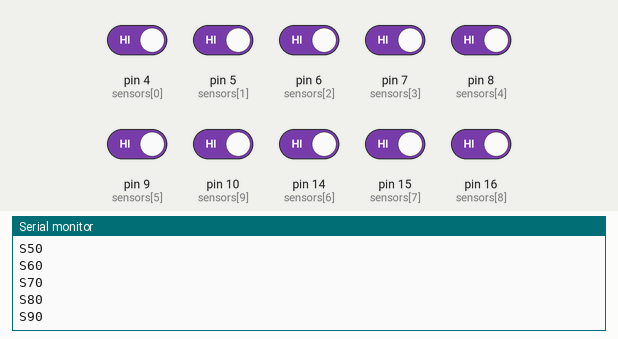
A sketch run on a simulated Arduino Uno, built with avr-gcc and run on an emulated ATmega328P. Shown: the last lines printed to the serial monitor. The inputs (shaded band) are chosen by the test bench; at power-on: pin 4 (sensors[0]), pin 5 (sensors[1]), pin 6 (sensors[2]), pin 7 (sensors[3]), pin 8 (sensors[4]), pin 9 (sensors[5]), pin 10 (sensors[9]), pin 14 (sensors[6]), pin 15 (sensors[7]), pin 16 (sensors[8]) HIGH.

Above: at 1.2 s.
1.3 s: pin 4 (sensors[0]) driven LOW
At 2.5 s:
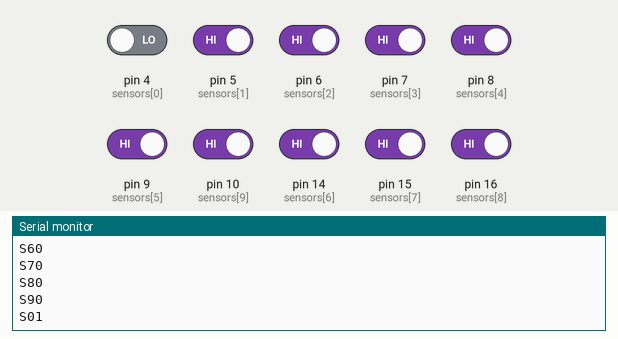
2.8 s: pin 5 (sensors[1]) driven LOW
At 3.7 s:
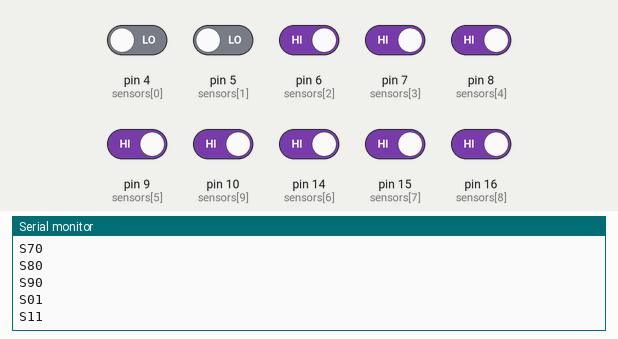
4.3 s: pin 6 (sensors[2]) driven LOW
At 4.8 s:
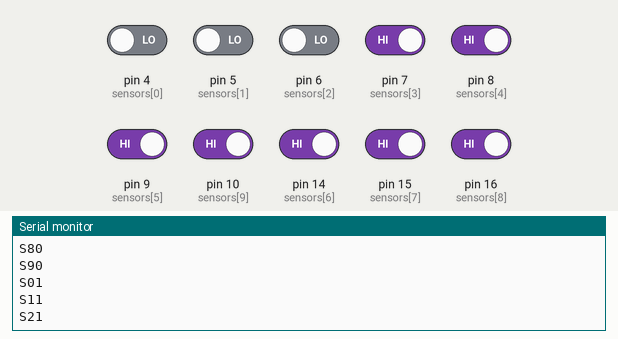
5.8 s: pin 7 (sensors[3]) driven LOW
At 7.0 s:
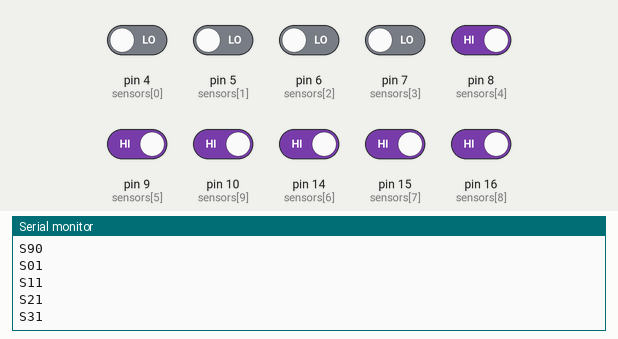
7.3 s: pin 8 (sensors[4]) driven LOW
At 8.3 s:
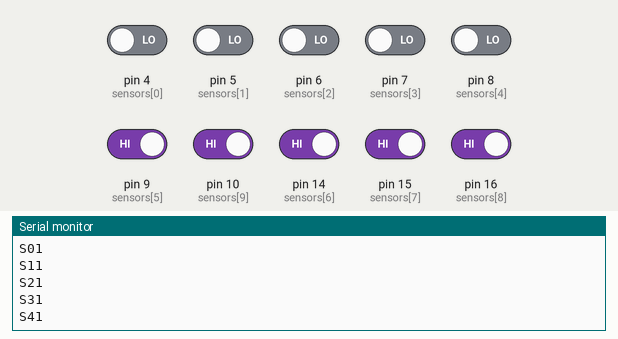
8.8 s: pin 9 (sensors[5]) driven LOW
At 9.4 s:
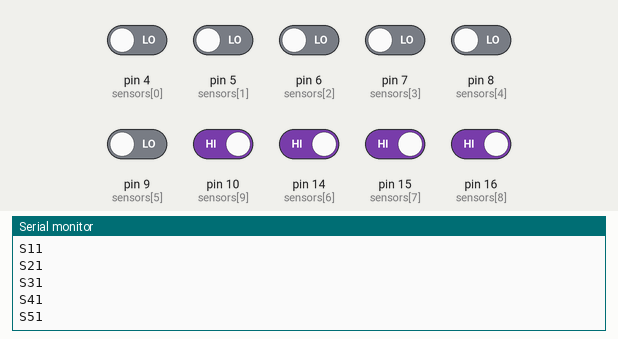
Timing chart, 0 to 11.3 s (numbered marks = the images above; inputs shaded):
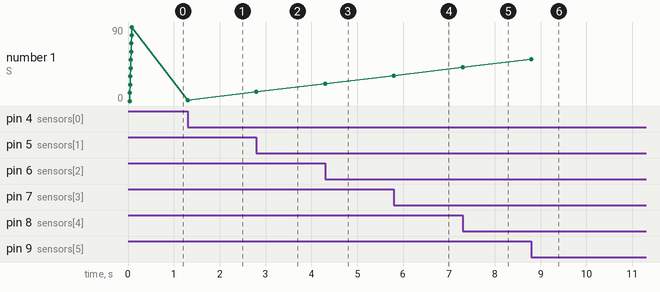

Measured:
- after the input at 1.3 s, the serial monitor: prints a new line at once (image 1)
- after the input at 2.8 s, the serial monitor: prints a new line at once (image 2)
- after the input at 4.3 s, the serial monitor: prints a new line at once (image 3)
- after the input at 5.8 s, the serial monitor: prints a new line at once (image 4)
- after the input at 7.3 s, the serial monitor: prints a new line at once (image 5)
- after the input at 8.8 s, the serial monitor: prints a new line at once (image 6)
- plotted number 1: 90 → 1 after the input at 1.3 s, 1 → 11 after the input at 2.8 s, 11 → 21 after the input at 4.3 s, 21 → 31 after the input at 5.8 s, 31 → 41 after the input at 7.3 s

The sketch:

arduino-hall.ino
```cpp
#define SENSOR_COUNT  10

//#include <Wire.h>

int sensors[SENSOR_COUNT] = { 4,5,6,7,8,9,14,15,16,10 };
int prevs[SENSOR_COUNT] = { 0,0,0,0,0,0,0,0,0,0 };

//uint8_t output[2] = { 0,0 };

//volatile bool shouldClear = false;

void setup() {

	//Wire.begin(0x08);                // join i2c bus with address #8
	//Wire.onRequest(requestEvent);

	for (int i = 0; i < SENSOR_COUNT; i++) {
		pinMode(sensors[i], INPUT_PULLUP);
	}

	Serial.begin(9600);
	Serial.println("RocRail Hall Sensor Firmware 0.1");
}

void loop() {
	for (int i = 0; i < SENSOR_COUNT; i++) {
		int value = digitalRead(sensors[i]);
		if (value != prevs[i]) {
				prevs[i] = value;
				Serial.print("S");
				Serial.print(i);
				int sendValue = value == 0 ? 1 : 0;
				String sendHex = String(sendValue, HEX);
				Serial.println(sendHex);
			}

		}
	//prepareWireData();
}

//void prepareWireData() {
//	uint8_t bytes[] = { 0,0 };
//	uint8_t currentByte = 1;
//
//	for (int i = SENSOR_COUNT; i >= 0; i--) {
//		if (i == 7) {
//			currentByte--;
//		}
//		uint8_t prev = prevs[i] == 0 ? 1 : 0;
//		bytes[currentByte] = bytes[currentByte] << 1;
//		bytes[currentByte] = bytes[currentByte] | prev;
//	}
//	if (shouldClear) {
//		output[0] = bytes[0];
//		output[1] = bytes[1];
//		shouldClear = false;
//	}
//	else {
//		output[0] = output[0] | bytes[0];
//		output[1] = output[1] | bytes[1];
//	}
//}

//void requestEvent() {
//	Wire.write(output, 2);
//	shouldClear = true;
//}
```
